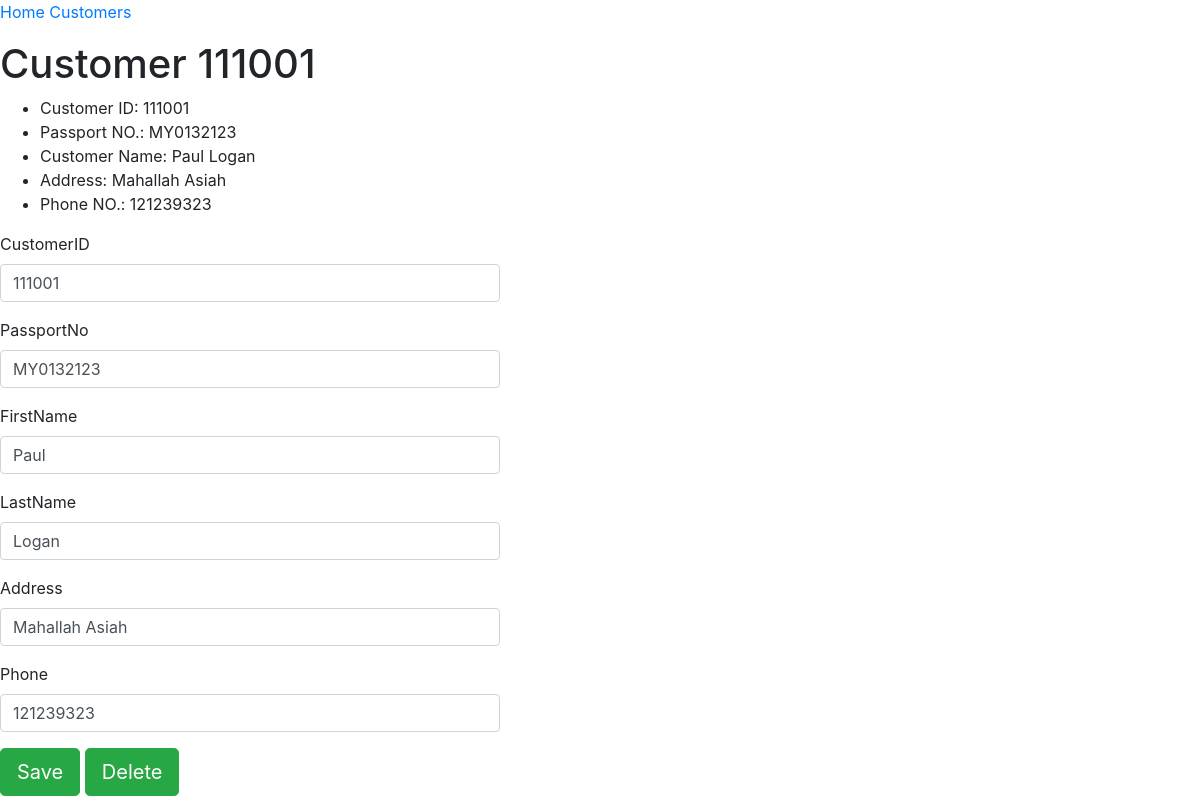
/webapp/customers/111001/, run on the app's committed database.
### webapp/models.py (models this page shows, shortened)
class Customer(models.Model):
    CustomerID = models.IntegerField( null=False, primary_key=True)
    PassportNo = models.CharField(max_length=15, null=False)
    FirstName = models.CharField(max_length=20, null=False)
    LastName = models.CharField(max_length=20, null=False)
    address = models.CharField(max_length=30, null=False)
    phone = models.IntegerField(null=False)

### webapp/views.py (the view, shortened to what this page needs)
# urls.py: path("customers/<int:pk>/", views.CustomerDetails.as_view(), name="customerdetails"),
class CustomerDetails(APIView):
    renderer_classes = [TemplateHTMLRenderer]
    template_name = "webapp/customer.html"
    def get(self, request, pk):
        customer = get_object_or_404(Customer, pk = pk)
        serializer = CustomerSerializer(customer)
        return Response({
            "serializer": serializer,
            "customer": customer
        })

### webapp/templates/webapp/customer.html (shortened to what this page needs)
{% extends "webapp/layout.html" %}
{% load rest_framework %}
{% block body %}
    <p>
        <a href="{% url 'mainpage' %} ">Home</a>
        <a href="{% url 'customers' %}">Customers</a>
    </p>
    <h1>Customer {{ customer.CustomerID }}</h1>
    <ul>
        <li>Customer ID: {{ customer.CustomerID }} </li>
        <li>Passport NO.: {{ customer.PassportNo }}</li>
        <li>Customer Name: {{ customer.FirstName }} {{ customer.LastName }} </li>
        <li>Address: {{ customer.address }} </li>
        <li>Phone NO.: {{ customer.phone }} </li>
    </ul>
    <form action="{% url 'customerdetails' customer.pk %}" method="POST" class="form-group" style="width: 500px; ">
        {% render_form serializer %}
        <p>
            <input type="submit" value="Save" class="btn btn-lg btn-success">
            <a class="btn btn-lg btn-success" href="{% url 'customerdelete' customer.pk %}" role="button" style="position: relative;">Delete</a>
        </p>
    </form>
{% endblock %}

### data on the page
Customer: CustomerID "111001", PassportNo "MY0132123", FirstName "Paul", LastName "Logan", address "Mahallah Asiah", phone "121239323"
